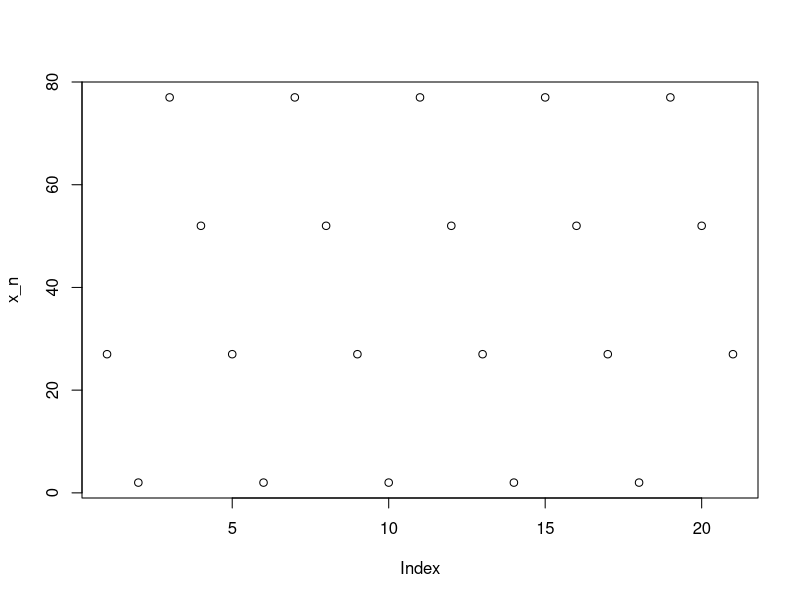
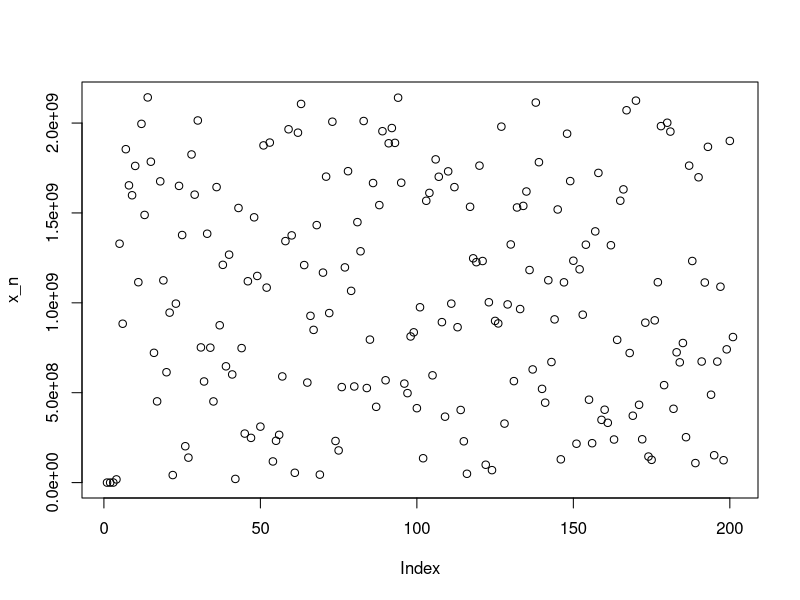
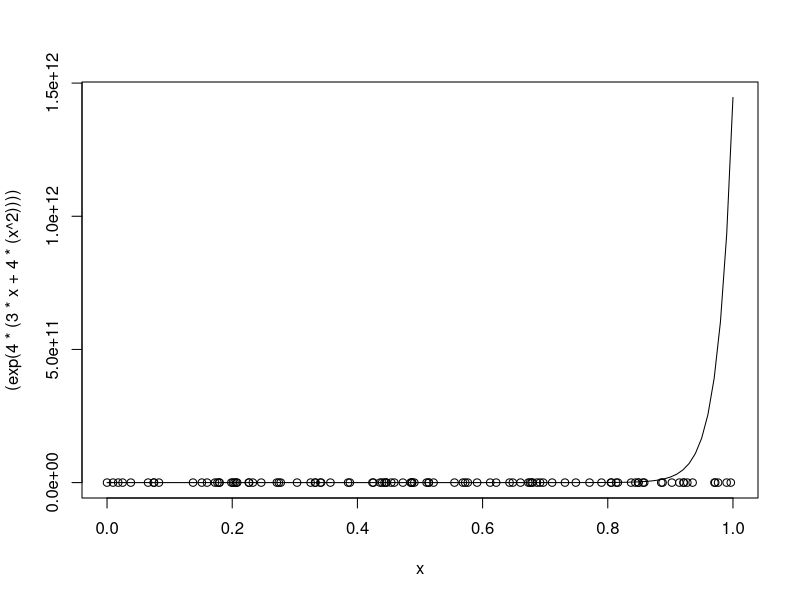
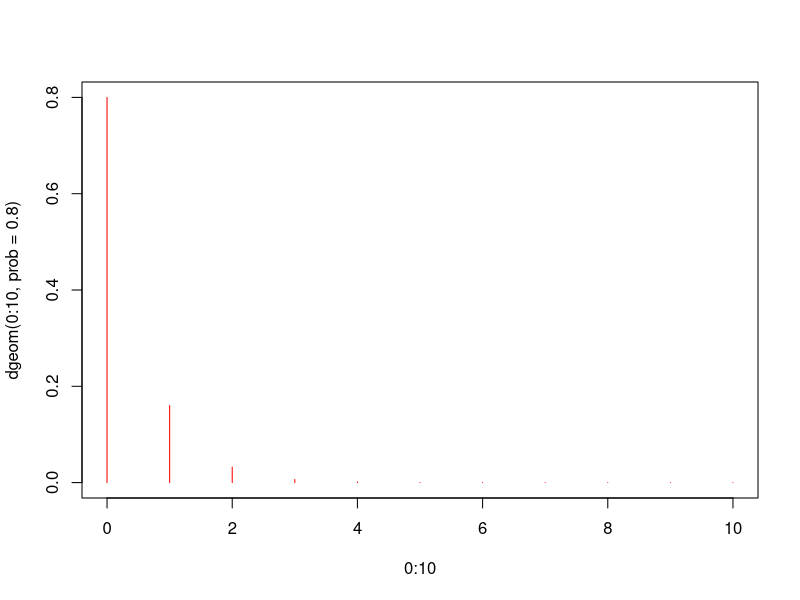
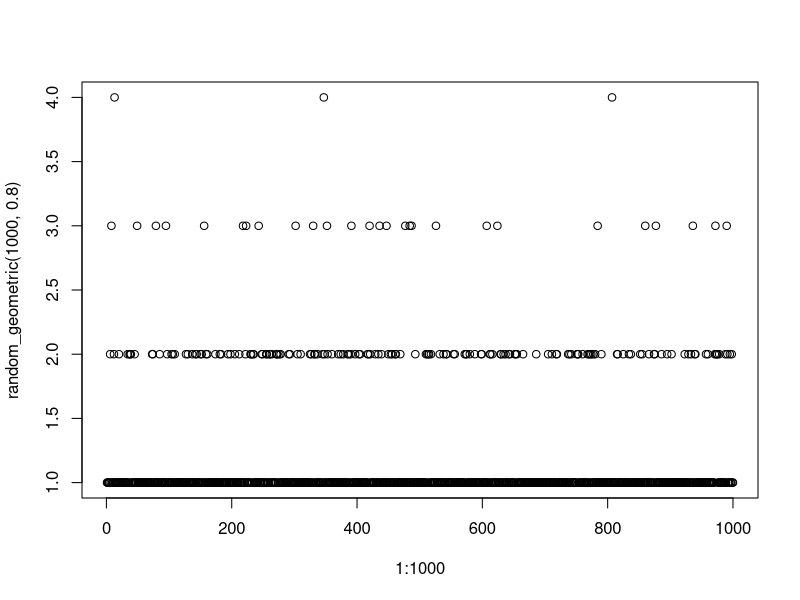
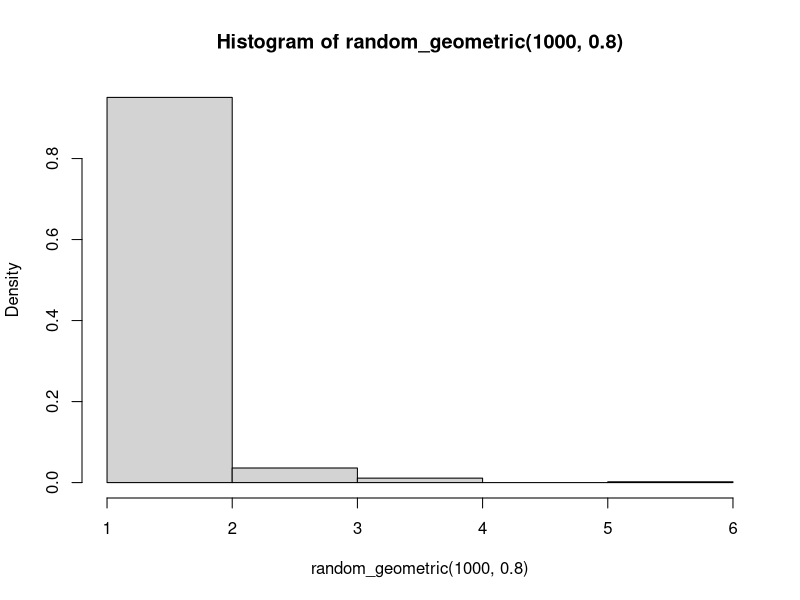
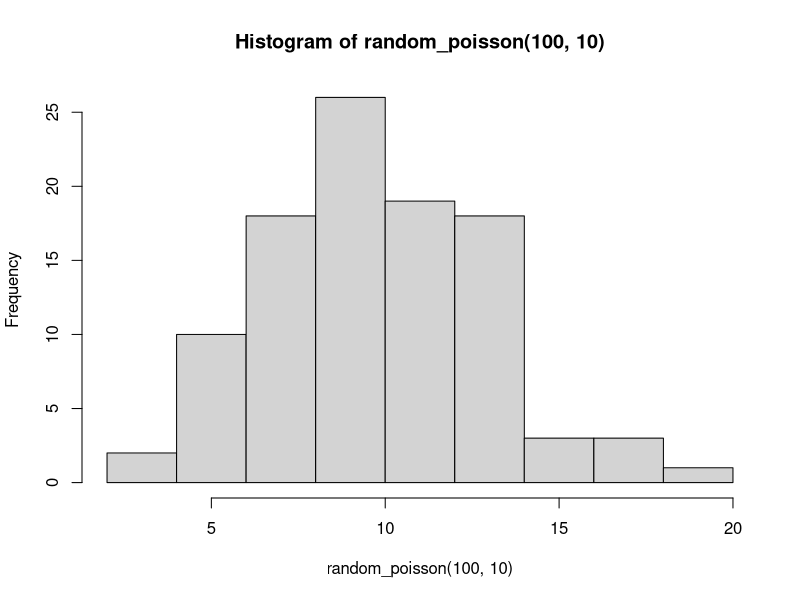
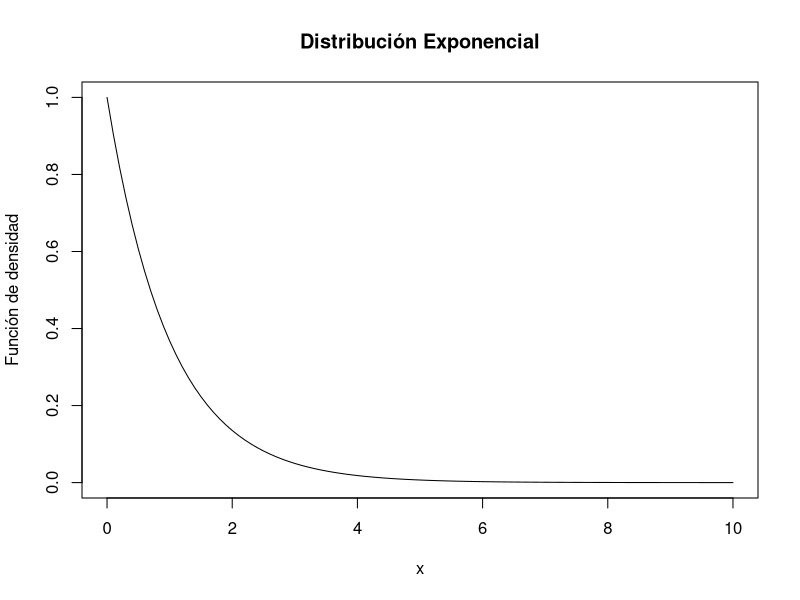

Here is the R script that generated these plots, in order:
## ---- chunk 1
knitr::opts_chunk$set(echo = TRUE)
## ---- chunk 2
x_n = c(27)
const_a = 17
const_c = 43
const_m = 100

for(number in 1:20) {
  x_value = ((const_a * x_n[number] + const_c) %% const_m)
  x_n = c(x_n, x_value)
}

r_n = c(x_n / const_m)
## ---- chunk 3
plot(x_n)
## ---- chunk 4

x_n = c(42)
const_a = 75
const_c = 0
const_m = 2**31 - 1

for(number in 1:200) {
  x_value = ((const_a * x_n[number] + const_c) %% const_m)
  x_n = c(x_n, x_value)
}

r_n = c(x_n / const_m)
## ---- chunk 5
plot(x_n)
## ---- chunk 6
rgenerator_data <- c(0.05, 0.14, 0.44, 0.81, 0.93)
f_x <- c(0, 0.2, 0.4, 0.6, 0.8) # Aquí al final va el 1.

d1 = f_x - rgenerator_data
d2 <- c(0.15, 0.26, 0.16, 0.01, 0.07)
## ---- chunk 7
numbers_seq <- c(0.12, 0.01, 0.23, 0.28, 0.89, 0.31, 0.64, 0.28, 0.83, 0.93, 0.99, 0.15, 0.33, 0.35, 0.91, 0.41, 0.60, 0.27, 0.75, 0.88, 0.68, 0.49, 0.05, 0.43, 0.95, 0.58, 0.19, 0.36, 0.69, 0.87)

M = 4
lag = 5
# Seleccionar de 5 al otro 5 y esos utilizarlos para hacer el estimador.
candidates <- numbers_seq[seq()]
estimator_p = (1 / M + 1) * sum()
## ---- chunk 8
x_values = runif(10000)
y_values = runif(10000)

inCircle = (x_values ** 2 + y_values ** 2) <= 1

points_circle = cbind(x_values[inCircle], y_values[inCircle])

pi_aproximation = 4 * length(points_circle[, 1]) / length(x_values)
## ---- chunk 9
x_values = runif(100)
y_values = runif(100)

funIntegral <- function(domain_value) {
  res = exp(4 * (3 * domain_value + 4 * (domain_value**2)))
  return(res)
}

underCurve = matrix(data = c(0, 0), ncol = 2)

for(iter in 1:length(x_values)) {
  flag = funIntegral(x_values[iter]) >= y_values[iter]
  if (flag) {
    underCurve = rbind(underCurve, c(x_values[iter], y_values[iter]))
  }
}

area_aproximation = (length(underCurve[, 1]) - 1) / length(x_values)
## ---- chunk 10
curve(expr = (exp(4 * (3 * x + 4 * (x**2)))), from = 0, to = 1)
points(x = underCurve[, 1], y = underCurve[, 2])
## ---- chunk 11
plot(0:10, dgeom(0:10, prob = 0.8), type = "h", col = "red")
## ---- chunk 12
random_geometric <- function(trials, prob_success) {
  prob_fail = 1 - prob_success
  
  res = c()
  for (k in 1:trials) {
    res = c(res, trunc(log10(runif(1)) / log10(prob_fail)) + 1)
  }
  
  return(res)
}
## ---- chunk 13
plot(1:1000, random_geometric(1000, 0.8))
## ---- chunk 14
table(random_geometric(1000, 0.8))
hist(random_geometric(1000, 0.8), freq = FALSE, breaks = 5)
## ---- chunk 15
random_poisson <- function(trials, lambda) {
  
  res = c()
  for(trial in 1:trials) {
    limit = runif(n = 1)
    
    i = 0
    p = exp(-lambda)
    F = p
    
    while(limit > F) {
      p = (lambda * p) / (i + 1)
      F = F + p
      i = i + 1
    }
    res = c(res, i)
  }
  return(res)
}
## ---- chunk 16
table(random_poisson(100, 10))
## ---- chunk 17
hist(random_poisson(100, 10), breaks = 12)
## ---- chunk 18
curve(dexp(x, rate = 1), from = 0, to = 10, main = "Distribución Exponencial", ylab = "Función de densidad")
## ---- chunk 19
inverse_exponential <- function(lambda, value) {
  value_inverse = - (1 / lambda) * log(value)
  return(value_inverse)
}

random_exponential <- function(trials, lambda) {
  res = c()
  
  for (trial in 1:trials) {
    res = c(res, inverse_exponential(lambda, runif(1)))
  }
  
  return(res)
}
## ---- chunk 20
hist(random_exponential(1000, 1), main = "Histograma de valores aleatorios de una distribución exponencial")
## ---- chunk 21
tv_lambda = 1/6

tests = 10000
tv_fails_set = 0
for(tv_set in 1:tests) {
  sample_size = 5
  life_times = random_exponential(sample_size, tv_lambda)
  if(sum(life_times < 2) >= 3) {
    tv_fails_set = tv_fails_set + 1
  }
}

tv_fails_probability = tv_fails_set / tests

print(paste("Probabilidad:", tv_fails_probability))
## ---- chunk 22
inverse_excercise_function <- function(parameter_k, value) {
  x_value = value ** (1 / parameter_k)
  
  return(x_value)
}

random_excercise_generator <- function(trials, k) {
  
  random_values = c()
  for (trial in 1:trials) {
    random_values = c(random_values, inverse_excercise_function(parameter_k = k, value = runif(1)))
  }
  
  return(random_values)
}
## ---- chunk 23
hist(random_excercise_generator(1000, 10), freq = FALSE, breaks = 15)
curve(10 * (x ** (9)), from = 0, to = 1, col = 'blue', add = TRUE)
